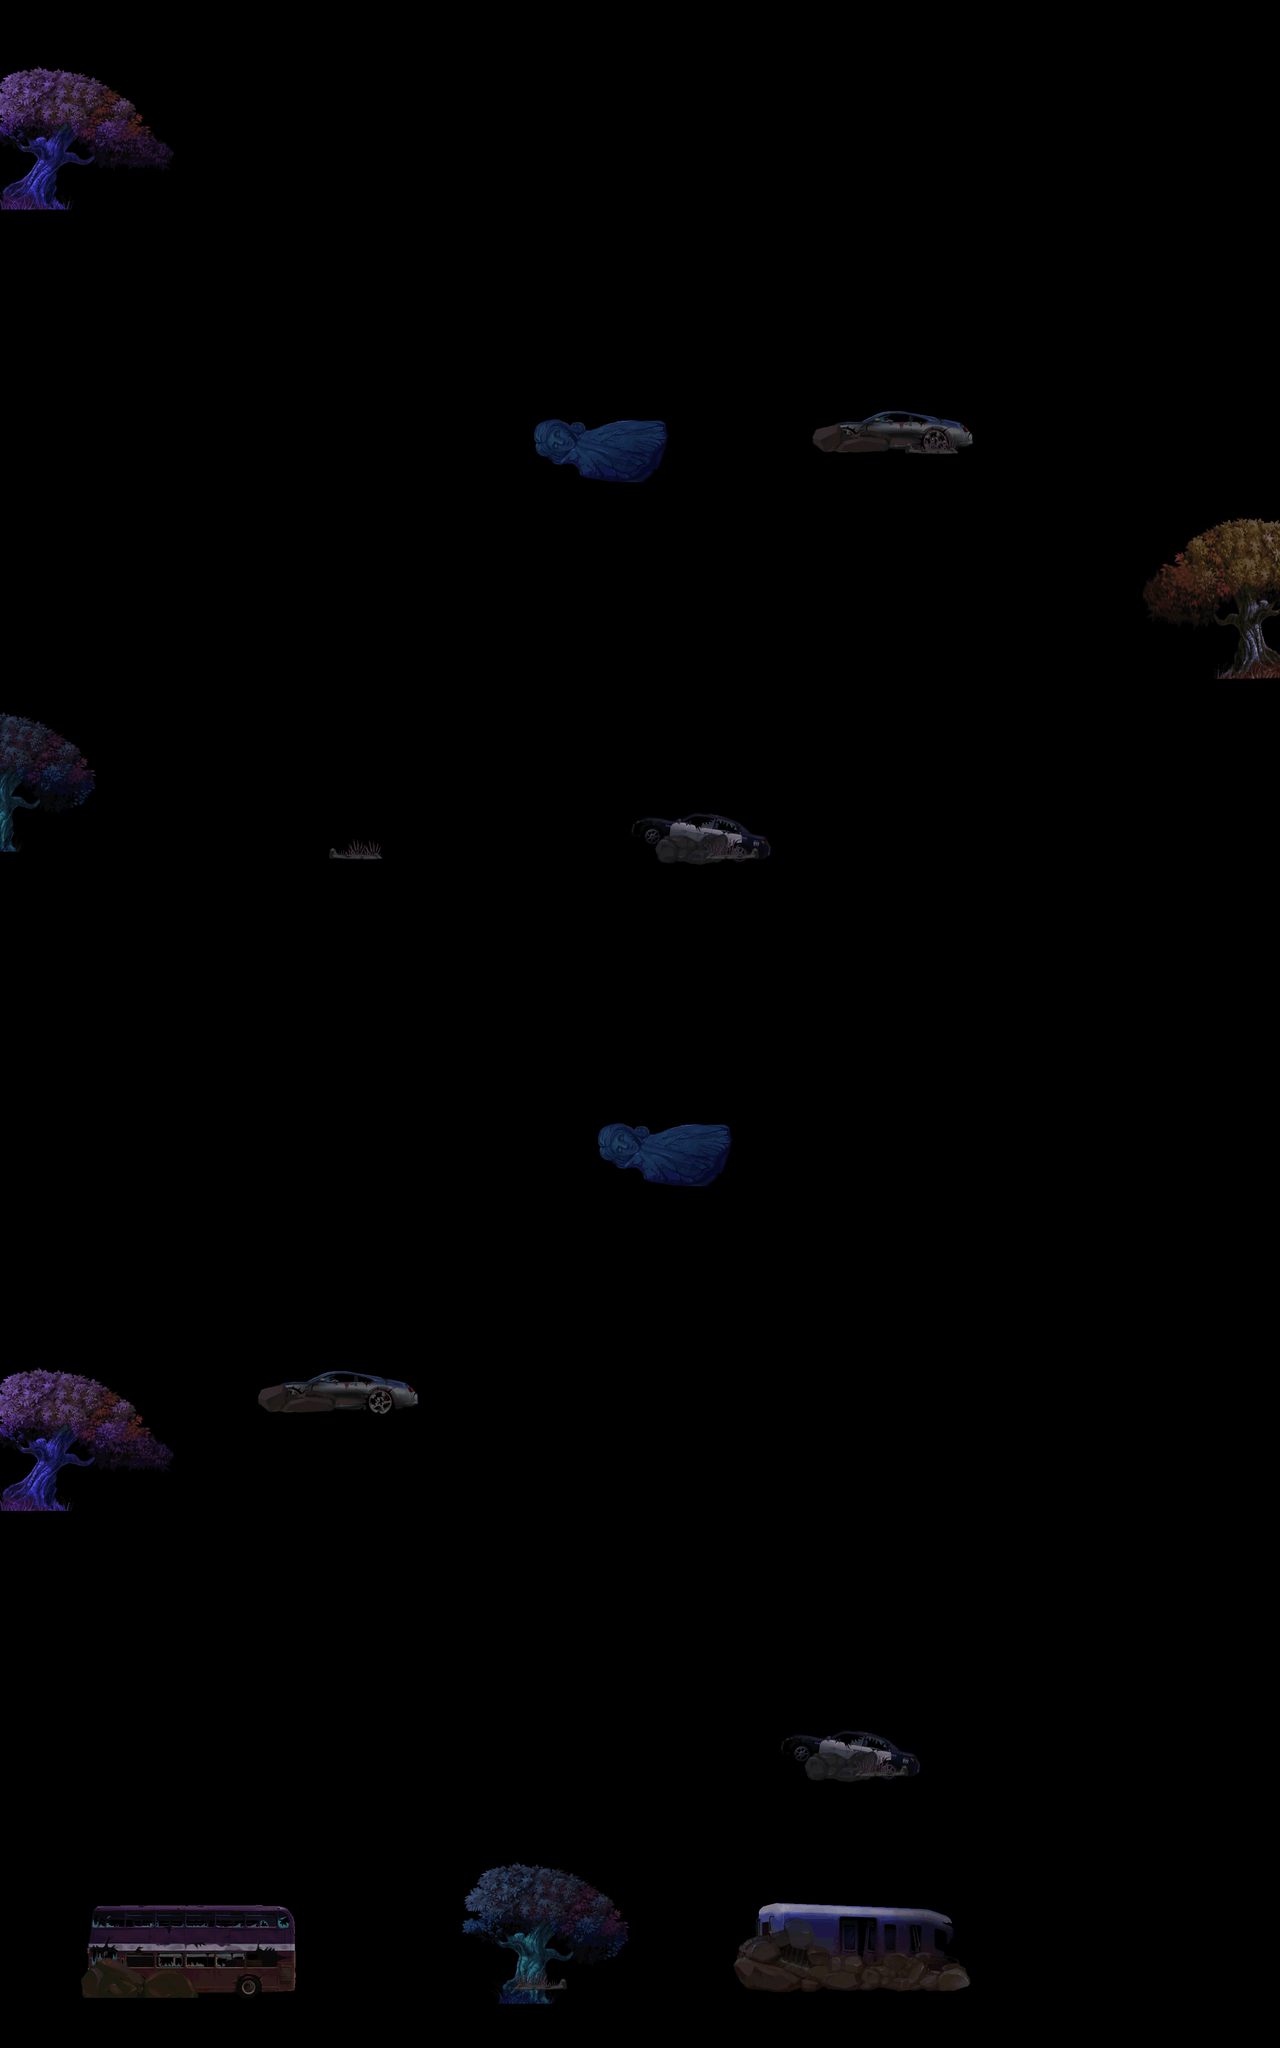

This is a level from a 2D game, rendered from its Tiled map with the project's own tilesets. A one-line summary and the map file follow, with tile-layer data summarised:
An orthogonal 60x96 tile map with 40x40 px tiles, 2 tile layers (land1, land2).

<map version="1.0" orientation="orthogonal" width="60" height="96" tilewidth="40" tileheight="40">
 <tileset firstgid="1" name="a-jinjing" tilewidth="40" tileheight="40">
  <image source="a-jinjing.png" width="2036" height="1144" />
 </tileset>
 <layer name="land1" width="60" height="96">
  <data>[5760 cells, 848 non-empty, 584 distinct tile ids]</data>
 </layer>
 <layer name="land2" width="60" height="96">
  <data>[5760 cells, 80 non-empty, 16 distinct tile ids]</data>
 </layer>
</map>
